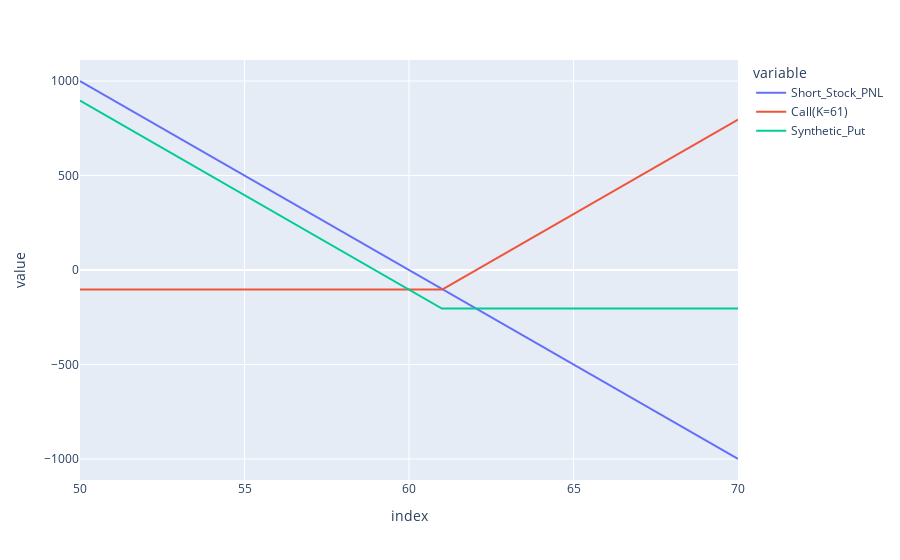

This figure's notebook cell:
### Code cell
# using the previous example
co.K = 61

valueP = pd.DataFrame(-100*(Ss-spot),index = Ss,columns = ['Short_Stock_PNL']) 
valueP['Call(K=61)'] = np.maximum(Ss-61,0)*100 - 1.0382*100
valueP['Synthetic_Put'] = valueP.sum(axis = 1)
px.line(valueP)

### Figure 1 — Plotly figure (JSON) as saved in the notebook; plotly's stock layout.template omitted (floating-point values rounded to 4 significant figures; data arrays with more than 128 entries replaced by an {"elided": "..."} marker saying what was removed)
{"data": [{"hovertemplate": "variable=Short_Stock_PNL<br>index=%{x}<br>value=%{y}<extra></extra>", "legendgroup": "Short_Stock_PNL", "line": {"color": "#636efa", "dash": "solid"}, "marker": {"symbol": "circle"}, "mode": "lines", "name": "Short_Stock_PNL", "orientation": "v", "showlegend": true, "type": "scatter", "x": {"elided": "161 float values"}, "xaxis": "x", "y": {"elided": "161 float values"}, "yaxis": "y"}, {"hovertemplate": "variable=Call(K=61)<br>index=%{x}<br>value=%{y}<extra></extra>", "legendgroup": "Call(K=61)", "line": {"color": "#EF553B", "dash": "solid"}, "marker": {"symbol": "circle"}, "mode": "lines", "name": "Call(K=61)", "orientation": "v", "showlegend": true, "type": "scatter", "x": {"elided": "161 float values"}, "xaxis": "x", "y": {"elided": "161 float values"}, "yaxis": "y"}, {"hovertemplate": "variable=Synthetic_Put<br>index=%{x}<br>value=%{y}<extra></extra>", "legendgroup": "Synthetic_Put", "line": {"color": "#00cc96", "dash": "solid"}, "marker": {"symbol": "circle"}, "mode": "lines", "name": "Synthetic_Put", "orientation": "v", "showlegend": true, "type": "scatter", "x": {"elided": "161 float values"}, "xaxis": "x", "y": {"elided": "161 float values"}, "yaxis": "y"}], "layout": {"legend": {"title": {"text": "variable"}, "tracegroupgap": 0}, "margin": {"t": 60}, "xaxis": {"anchor": "y", "domain": [0, 1], "title": {"text": "index"}}, "yaxis": {"anchor": "x", "domain": [0, 1], "title": {"text": "value"}}}}
